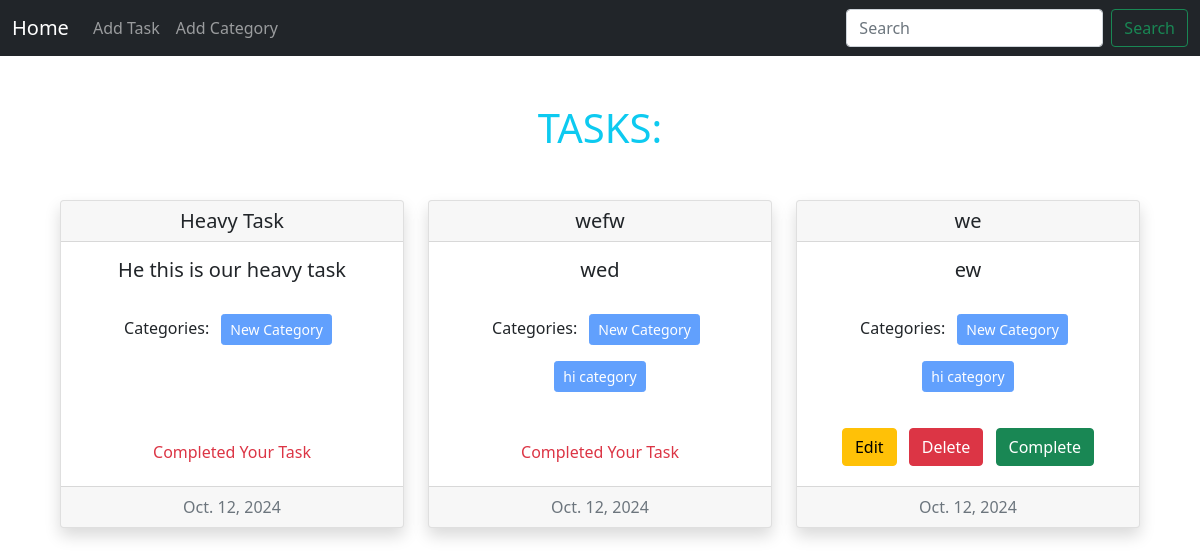
The page / on the database its author committed.
### task/models.py (models this page shows)
class TaskModel(models.Model):
    taskTitle = models.CharField(max_length=200)
    taskDescription = models.TextField()
    is_complete = models.BooleanField(default=False)
    task_assign_date = models.DateField()
    categories = models.ManyToManyField(TaskCategory)
    def __str__(self) -> str:
        return self.taskTitle

### category/models.py (models this page shows)
class TaskCategory(models.Model):
    category_name = models.CharField(max_length=100, unique=True)
    def __str__(self):
        return self.category_name

### task/views.py (the view)
# urls.py: path('', views.show_task , name='homepage')
def show_task(request):
    task = TaskModel.objects.all()
    for t in task:
        print(t)
        for i in t.categories.all():
            print(i)
    return render(request, 'show_tasks.html', {'tasks' : task})

### task/templates/show_tasks.html
{% extends 'base.html' %}
{% block content %}
<h1 class="text-center text-uppercase text-info">Tasks:</h1>
<div class="row m-5 justify-content-center">
    {% for task in tasks %}
    <div class="col-md-4 mb-4 d-flex align-items-stretch ">
        <div class="card text-center w-100 shadow bg-body rounded">
            <h5 class="card-header">{{ task.taskTitle }}</h5>
            <div class="card-body d-flex flex-column">
                <h5 class="card-title">{{ task.taskDescription }}</h5>
                <p class="card-text">
                    <h6>Categories:
                        {% for cat in task.categories.all %}
                            <button class="btn btn-primary btn-sm m-2 muted" disabled>{{ cat.category_name }}</button>
                        {% endfor %}
                    </h6>
                </p>
                <div class="mt-auto">
                    {% if not task.is_complete %}
                        <a href="{% url 'edit_task' task.id %}" class="btn btn-warning m-1">Edit</a>
                        <a href="{% url 'delete_task' task.id %}" class="btn btn-danger m-1">Delete</a>
                        <a href="{% url 'complete_task' task.id %}" class="btn btn-success m-1">Complete</a>
                    {% else %}
                        <h6 class="text-danger">Completed Your Task</h6>
                    {% endif %}
                </div>
            </div>
            <div class="card-footer text-muted">
                {{ task.task_assign_date }}
            </div>
        </div>
    </div>
    {% endfor %}
</div>
{% endblock %}

### templates/base.html (shortened to what this page needs)
<!DOCTYPE html>
<html lang="en">
  <head>
    <link
      href="https://cdn.jsdelivr.net/npm/bootstrap@5.0.2/dist/css/bootstrap.min.css"
      rel="stylesheet"
    />
  </head>
  <body>
    <nav class="navbar navbar-expand-lg navbar-dark bg-dark">
      <div class="container-fluid">
        <a class="navbar-brand" href="{% url 'homepage' %}">Home</a>
        <div class="collapse navbar-collapse" id="navbarSupportedContent">
          <ul class="navbar-nav me-auto mb-2 mb-lg-0">
            <li class="nav-item">
              <a class="nav-link" href="{% url 'add_task' %}">Add Task</a>
            </li>
            <li class="nav-item">
              <a class="nav-link" href="{% url 'add_category' %}">Add Category</a>
            </li>
          </ul>
          <form class="d-flex">
            <input
              class="form-control me-2"
              type="search"
              placeholder="Search"
              aria-label="Search"
            />
            <button class="btn btn-outline-success" type="submit">
              Search
            </button>
          </form>
        </div>
      </div>
    </nav>
    <div class="mt-5">
        {% block content %}
        {% endblock %}
    </div>
  </body>
</html>

### rows shown on the page
TaskModel: taskTitle "Heavy Task", taskDescription "He this is our heavy task", is_complete "Completed Your Task", task_assign_date "Oct. 12, 2024"
TaskCategory: category_name "New Category"
TaskModel: taskTitle "wefw", taskDescription "wed", is_complete "Completed Your Task", task_assign_date "Oct. 12, 2024"
TaskCategory: category_name "hi category"
TaskModel: taskTitle "we", taskDescription "ew", is_complete "Edit", task_assign_date "Oct. 12, 2024"
